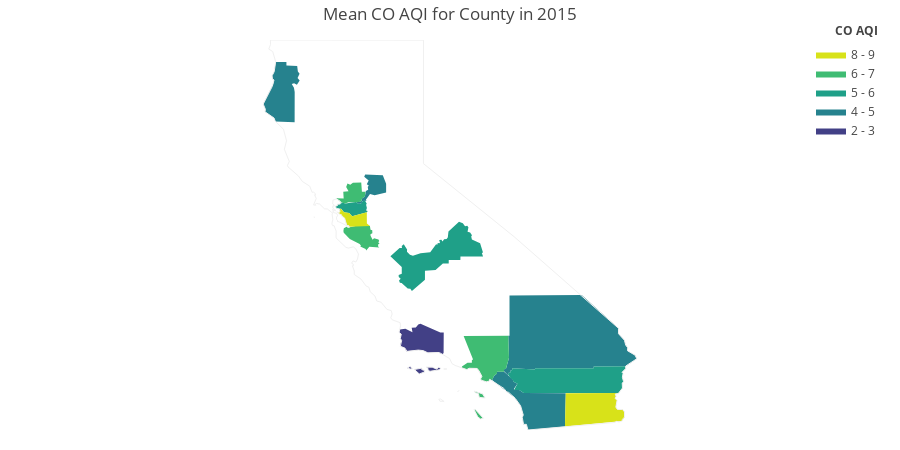

Here is the notebook cell this chart was saved with:
### Markdown cell above
## Air Quality in 2015

### Code cell
aqi_2015_fig.show()
